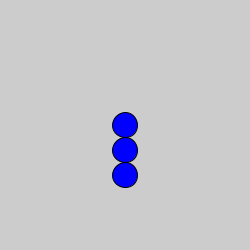
Frame 1 (no input)
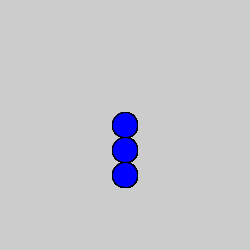
Frame 60 (the mouse pressed at the canvas centre just before this capture)
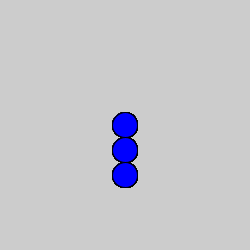
Frame 120 (the mouse held since frame 60 and released just before this capture)

The Processing sketch that drew these frames (run headless with seeded random() and noise(); from frame 60 on, the mouse is pressed at the canvas centre):

// Processing sketch: Fig_5_9
// ── Fig_5_9.pde
void setup()
{
  size(250, 250);
}

void draw()

{
pushMatrix();
translate(width/2,height/2);
scale(second()/3);
fill(0,0,255);
ellipse(0,0,25,25); 
ellipse(0,25,25,25);
ellipse(0,50,25,25);
popMatrix();

}
